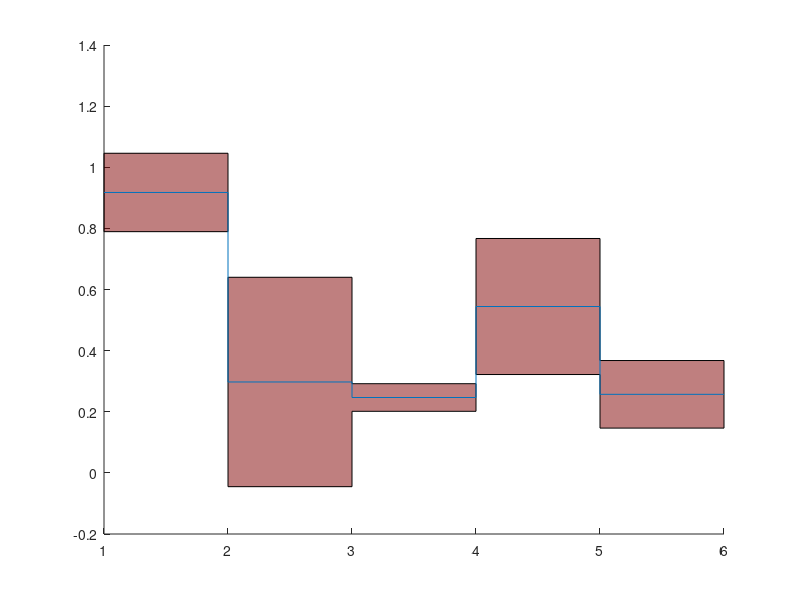

This figure's MATLAB source:
%% ShadedStairbar
% Works for monotonic function
x = [1:6]';
X = [x;x];%flipud(x)]
X = sort(X(:));
Xx = [X(2:end);flipud(X(2:end-2))];
y = rand(1,5);y = y(:);
% Stairs
X = X(2:end-1);
Y = [y,y]'; Y = Y(:);
% figure();stairs(x,y); hold on;
ci = 0.25.*abs(randn(5,1));
yl = y - ci;
yh = y+ci;
% stairs(x,yl);stairs(x,yh)
Yyh = [yh,yh]';Yyh = Yyh(:);
Yyl = [flipud(yl),flipud(yl)]';Yyl = Yyl(:);
Yy = [Yyh;Yyl];
figure();
patch(Xx,Yy,[0.5 0 0],'FaceAlpha',.5); hold on
plot(X,Y)